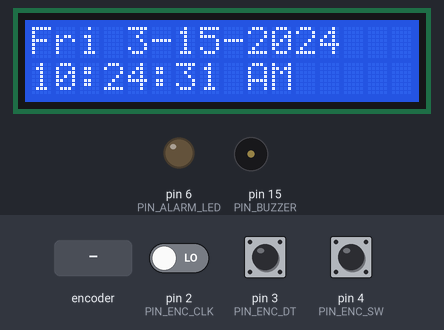
Bench run of a sketch on a simulated Arduino Uno, built with avr-gcc and run on an emulated ATmega328P. Parts: 16×2 character LCD, output pins drawn as LEDs (lit = HIGH), buzzer (waves = sounding, pin HIGH). The test bench sets the inputs (shaded band); at power-on: pin 4 (PIN_ENC_SW) HIGH, pin 2 (PIN_ENC_CLK) LOW, pin 3 (PIN_ENC_DT) HIGH. The local clock reads 2024-03-15 10:24:30 at power-on unless the sketch sets it; what the sketch prints to the serial monitor is not drawn.

Above: at 1.2 s.
1.3 s: pin 4 (PIN_ENC_SW) pulled LOW for 0.15 s
At 2.2 s:
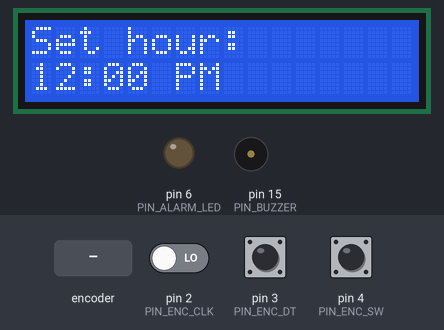
2.9 s: rotary encoder on pin 2 (PIN_ENC_CLK) / pin 3 (PIN_ENC_DT) turned 2 steps (second pin leading)
At 3.8 s:
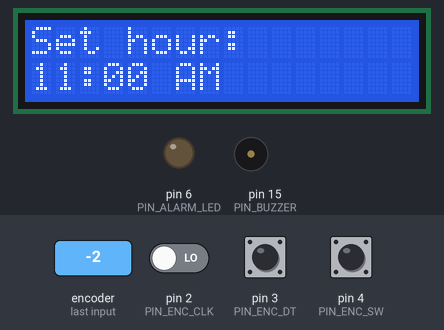
4.8 s: pin 4 (PIN_ENC_SW) pulled LOW for 1 s
At 6.1 s:
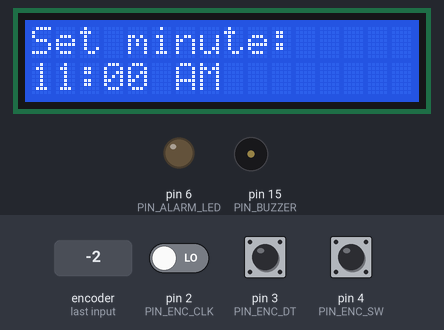
7.3 s: pin 4 (PIN_ENC_SW) pulled LOW for 0.15 s
At 10.3 s:
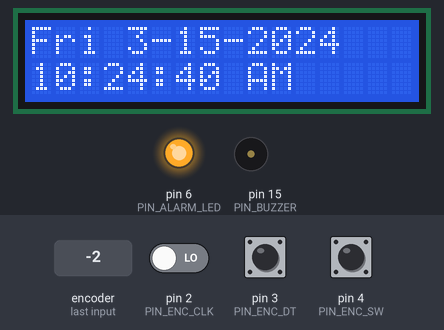
10.4 s: pin 4 (PIN_ENC_SW) pulled LOW for 3.2 s
At 14.5 s:
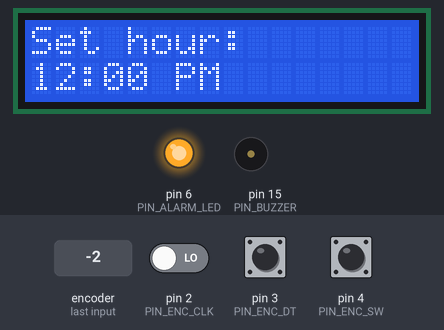
15.1 s: rotary encoder on pin 2 (PIN_ENC_CLK) / pin 3 (PIN_ENC_DT) turned 2 steps (second pin leading)
At 16.7 s:
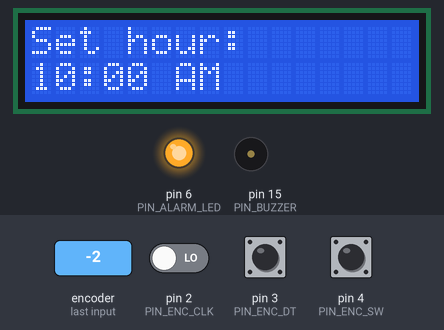
Timing chart, 0 to 18.0 s (numbered marks = the images above; inputs shaded):
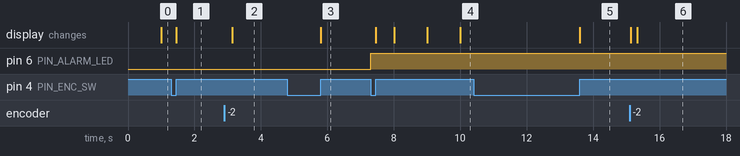

Measured:
- after the input at 1.3 s, the display: changes after 0.15 s (image 1)
- after the input at 2.9 s, the display: changes after 0.23 s (image 2)
- after the input at 4.8 s, the display: changes after 1.0 s (image 3)
- after the input at 7.3 s, pin 6 (PIN_ALARM_LED): LOW → HIGH at once; the display: first changes after 0.16 s (image 4 shows a later state)
- after the input at 10.4 s, the display: changes after 3.2 s (image 5)
- after the input at 15.1 s, the display: first changes at once (image 6 shows a later state)

The sketch:

HPS_Alarm_Clock_v2.ino
```cpp
// PCB digital alarm clock code for Google Hardware Product Sprint program, Summer 2019.
// Consists of an Arduino-based MCU interfaced to an I2C real-time clock, LCD display,
// rotary encoder input, alarm-state LED, passive buzzer, and power supply. For block diagram,
// schematic, and PCB layout, see link below:
//
// https://upverter.com/design/hardwareproductsprint/347b8ea7292525cc/paez_juan_clock_submitted/

#include <LiquidCrystal.h>
#include <RtcDS1307.h>
#include <Wire.h>

#define PIN_ALARM_LED 6     // Alarm LED to signify alarm is enabled
#define PIN_ENC_CLK 2       // Encoder: Generating interrupts using CLK signal
#define PIN_ENC_DT 3        // Encoder: Reading DT signal
#define PIN_ENC_SW 4        // Encoder: Reading Push Button switch
#define PIN_BUZZER 15       // Passive buzzer


//////////////////////////////////////// GLOBAL VARIABLES /////////////////////////////////////////////////

LiquidCrystal lcd(7, 8, 9, 10, 11, 12);   // LCD object.
volatile boolean turn_detected;           // Set to true if encoder is turned, need volatile for interrupts.
volatile boolean rotation_direction;      // CW or CCW rotation of encoder.
boolean alarm_on = false;                 // Alarm state.
int alarm_hour = 0;                       // Alarm hour set.
int alarm_minute = 0;                     // Alarm minute set.
RtcDS1307<TwoWire> Rtc(Wire);             // I2C RTC object.
RtcDateTime previous_time;                // Store previous time to compare in main loop.


//////////////////////////////////////// FUNCTION IMPLEMENTATIONS //////////////////////////////////////////

// Interrupt routine that runs if the encoder CLK goes from HIGH to LOW.
// This sets rotation direction and sets turn detected to true.
void isr ()  {
  delay(4);  // delay for Debouncing
  if (digitalRead(PIN_ENC_CLK))
    rotation_direction = !digitalRead(PIN_ENC_DT);
  else
    rotation_direction = digitalRead(PIN_ENC_DT);
  turn_detected = true;
}

// Prompt user to set alarm hour and minute using rotary encoder and built-in encoder switch.
void setAlarm(){
  while(!digitalRead(PIN_ENC_SW)){};  // Hold until switch released.

  // Set hour.
  int set_hour = 12;
  lcd.clear();
  lcd.print("Set hour:");
  lcd.setCursor(0,1);
  lcd.print("12:00 PM");
  int print_hour = set_hour;
  boolean pm = false;

  // Hour set logic, loop until switch is pressed.
  while (digitalRead(PIN_ENC_SW)){
    if (turn_detected){
      if (rotation_direction) {
        set_hour = (set_hour + 1) % 24;
      } else{
        set_hour = set_hour - 1;
        if (set_hour < 0) set_hour = 23;
      }
      lcd.clear();
      lcd.print("Set hour:");
      lcd.setCursor(0,1);
      pm = false;
      print_hour = set_hour;
      if (print_hour == 12){
        pm = true;
      } else if (print_hour == 0) {
          print_hour = 12;
      } else if (print_hour > 12) {
          print_hour -= 12;
          pm = true;
      }
      lcd.print(print_hour, DEC);
      lcd.print(":00");
      if (pm) lcd.print(" PM");
      else    lcd.print(" AM");
      turn_detected = false;
    }
  }
  alarm_hour = set_hour;

  while(!digitalRead(PIN_ENC_SW)){};    // Hold until switch released.

  // Set minute.
  int set_minute = 0;
  lcd.clear();
  lcd.print("Set minute:");
  lcd.setCursor(0, 1);
  lcd.print(print_hour, DEC);
  lcd.print(":00");
  if (pm) lcd.print(" PM");
  else    lcd.print(" AM");

  // Minute set logic, loop until switch is pressed.
  while (digitalRead(PIN_ENC_SW)){      // Hold until switch pressed.
    if (turn_detected){
      if (rotation_direction){
        set_minute = (set_minute + 1) % 60;
      } else{
        set_minute = set_minute - 1;
        if (set_minute < 0) set_minute = 59;
      }
      lcd.clear();
      lcd.print("Set minute:");
      lcd.setCursor(0,1);
      lcd.print(print_hour, DEC);
      lcd.print(":");
      if (set_minute < 10) lcd.print("0");
      lcd.print(set_minute, DEC);
      if (pm) lcd.print(" PM");
      else    lcd.print(" AM");
      turn_detected = false;
    }
  }

  // Set alarm info.
  alarm_hour = set_hour;
  alarm_minute = set_minute;
  alarm_on = true;
  digitalWrite(PIN_ALARM_LED, HIGH);

  while (!digitalRead(PIN_ENC_SW)){};
}

// Sound alarm until user presses switch and reset alarm information.
void triggerAlarm(){
  lcd.clear();
  lcd.print("!!! ALARM !!!");
  while (digitalRead(PIN_ENC_SW)) {
    tone(PIN_BUZZER, 1000, 250);
    delay(250);
    digitalWrite(PIN_ALARM_LED, LOW);
    delay(250);
    digitalWrite(PIN_ALARM_LED, HIGH);
  }
  digitalWrite(PIN_ALARM_LED, LOW);
  alarm_on = false;
  alarm_hour = 0;
  alarm_minute = 0;
  while (!digitalRead(PIN_ENC_SW)) {}
}

// Given an int representing the day of week from the RTC date time, this function
// returns a string denoting the corresponding day of the week.
const char* DayOfWeekString(int DoW) {
  switch (DoW) {
  case 0:
    return "Sun";
  case 1:
    return "Mon";
  case 2:
    return "Tue";
  case 3:
    return "Wed";
  case 4:
    return "Thu";
  case 5:
    return "Fri";
  case 6:
    return "Sat";
  default:
    return "---";
  }
}

// Given a time from the RTC object, this function will print out the date and time in
// a legible format to the LCD.
void LcdTimePrint (const RtcDateTime& time) {
  lcd.clear();
  lcd.setCursor(0, 0);

  uint8_t hour = time.Hour();

  // Handle 12-hour AM/PM conversions.
  boolean pm = false;
  if (hour == 12){
    pm = true;
  } else if (hour == 0) {
    hour = 12;
  } else if (hour > 12) {
    hour -= 12;
    pm = true;
  }

  uint8_t minute = time.Minute();
  uint8_t second = time.Second();

  // Print date.
  lcd.print(DayOfWeekString(time.DayOfWeek()));
  lcd.print(" ");
  lcd.print(time.Month(), DEC);
  lcd.print("-");
  lcd.print(time.Day(), DEC);
  lcd.print("-");
  lcd.print(time.Year(), DEC);

  // Print time.
  lcd.setCursor(0, 1);
  lcd.print(hour, DEC);
  lcd.print(":");
  if (minute < 10) { lcd.print("0"); }
  lcd.print(minute, DEC);
  lcd.print(":");
  if (second < 10) { lcd.print("0"); }
  lcd.print(second, DEC);
  if (pm) {
      lcd.print(" PM");
  } else {
      lcd.print(" AM");
  }
}


////////////////////////////////////////////////// SETUP ////////////////////////////////////////////////////

// Set RTC to compile time, pin modes, begin object listening, set up interrupt etc.
void setup() {
  pinMode(PIN_ALARM_LED, OUTPUT);
  pinMode(PIN_ENC_CLK, INPUT);
  pinMode(PIN_ENC_DT, INPUT);
  pinMode(PIN_ENC_SW, INPUT);
  pinMode(PIN_BUZZER, OUTPUT);
  digitalWrite(PIN_ENC_SW, HIGH);   // Pull-Up resistor for encoder switch.
  attachInterrupt (0,isr,FALLING);  // Interrupt 0 connected to pin 2.

  Serial.begin(115200);
  lcd.begin(16, 2);
  Wire.begin();
  Rtc.Begin();

  Serial.print("compiled: ");
  Serial.print(__DATE__);
  Serial.println(__TIME__);
  RtcDateTime compiled = RtcDateTime(__DATE__, __TIME__);

  // Set time if not running or not valid.
  if (!Rtc.IsDateTimeValid()) {
    Rtc.SetDateTime(compiled);
  }
  if (!Rtc.GetIsRunning()) {
    Rtc.SetIsRunning(true);
  }

  // Compare with compile time to avoid resetting time on power loss.
  RtcDateTime now = Rtc.GetDateTime();
  if (uint32_t(now) < uint32_t(compiled)) {
    Rtc.SetDateTime(compiled);
  }

  // UNCOMMENT BELOW TO SET DATE AND TIME UNCONDITIONALLY.
  // Rtc.SetDateTime(compiled);

  Rtc.SetSquareWavePin(DS1307SquareWaveOut_Low);
  previous_time = Rtc.GetDateTime();
}


//////////////////////////////////////////////// MAIN LOOP /////////////////////////////////////////////////

void loop() {
  const RtcDateTime now = Rtc.GetDateTime();
  // Check if alarm needs to be set, if alarm needs to go off, or if time needs to be updated.
  if (!(digitalRead(PIN_ENC_SW))) {
    setAlarm();
  } else if (alarm_on && now.Hour() == alarm_hour && now.Minute() == alarm_minute) {
    triggerAlarm();
  } else if (now.Second() != previous_time.Second()) {
    previous_time = now;
    LcdTimePrint(now);
  }
}
```
